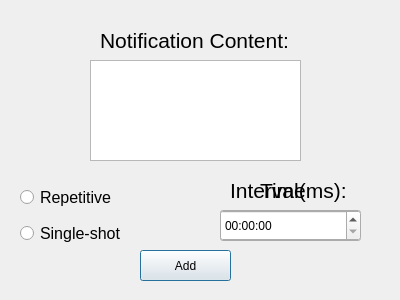
<?xml version="1.0" encoding="UTF-8"?>
<ui version="4.0">
 <class>ActivityDialog</class>
 <widget class="QDialog" name="ActivityDialog">
  <property name="geometry">
   <rect>
    <x>0</x>
    <y>0</y>
    <width>400</width>
    <height>300</height>
   </rect>
  </property>
  <property name="windowTitle">
   <string>Dialog</string>
  </property>
  <widget class="QLabel" name="label">
   <property name="geometry">
    <rect>
     <x>100</x>
     <y>20</y>
     <width>201</width>
     <height>41</height>
    </rect>
   </property>
   <property name="font">
    <font>
     <pointsize>16</pointsize>
    </font>
   </property>
   <property name="text">
    <string>Notification Content:</string>
   </property>
  </widget>
  <widget class="QTextEdit" name="notificationContent">
   <property name="geometry">
    <rect>
     <x>90</x>
     <y>60</y>
     <width>211</width>
     <height>101</height>
    </rect>
   </property>
  </widget>
  <widget class="QLabel" name="repetitve_label">
   <property name="geometry">
    <rect>
     <x>230</x>
     <y>170</y>
     <width>141</width>
     <height>41</height>
    </rect>
   </property>
   <property name="font">
    <font>
     <pointsize>16</pointsize>
    </font>
   </property>
   <property name="text">
    <string>Interval(ms):</string>
   </property>
  </widget>
  <widget class="QLineEdit" name="time">
   <property name="geometry">
    <rect>
     <x>220</x>
     <y>210</y>
     <width>141</width>
     <height>31</height>
    </rect>
   </property>
  </widget>
  <widget class="QPushButton" name="pushButton">
   <property name="geometry">
    <rect>
     <x>140</x>
     <y>250</y>
     <width>91</width>
     <height>31</height>
    </rect>
   </property>
   <property name="text">
    <string>Add</string>
   </property>
  </widget>
  <widget class="QWidget" name="layoutWidget">
   <property name="geometry">
    <rect>
     <x>20</x>
     <y>180</y>
     <width>111</width>
     <height>71</height>
    </rect>
   </property>
   <layout class="QVBoxLayout" name="verticalLayout">
    <item>
     <widget class="QRadioButton" name="repetitiveRadioButton">
      <property name="font">
       <font>
        <pointsize>12</pointsize>
       </font>
      </property>
      <property name="text">
       <string>Repetitive</string>
      </property>
     </widget>
    </item>
    <item>
     <widget class="QRadioButton" name="signleShotRadioButton">
      <property name="font">
       <font>
        <pointsize>12</pointsize>
       </font>
      </property>
      <property name="text">
       <string>Single-shot</string>
      </property>
     </widget>
    </item>
   </layout>
  </widget>
  <widget class="QTimeEdit" name="singleshot_time_edit">
   <property name="geometry">
    <rect>
     <x>220</x>
     <y>210</y>
     <width>141</width>
     <height>31</height>
    </rect>
   </property>
  </widget>
  <widget class="QLabel" name="single_shot_label">
   <property name="geometry">
    <rect>
     <x>260</x>
     <y>170</y>
     <width>51</width>
     <height>41</height>
    </rect>
   </property>
   <property name="font">
    <font>
     <pointsize>16</pointsize>
    </font>
   </property>
   <property name="text">
    <string>Time</string>
   </property>
  </widget>
  <zorder>single_shot_label</zorder>
  <zorder>label</zorder>
  <zorder>notificationContent</zorder>
  <zorder>repetitve_label</zorder>
  <zorder>time</zorder>
  <zorder>pushButton</zorder>
  <zorder>layoutWidget</zorder>
  <zorder>singleshot_time_edit</zorder>
 </widget>
 <resources/>
 <connections/>
</ui>
